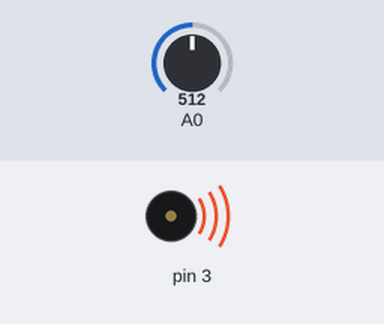
The sketch below on a simulated Arduino Uno, built with avr-gcc and run on an emulated ATmega328P. Shown: buzzer (waves = sounding). The test bench sets the inputs (shaded band); at power-on: A0 = 512.

Above: at 0.1 s.
Timing chart, 0 to 1.6 s (numbered marks = the images above):
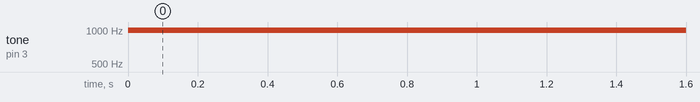

Measured:
- by itself, tone on pin 3: silent → 996 Hz at 0.00 s

The sketch:

photoSpeaker.ino
```cpp
void setup(){}

void loop(){

  int sensorReading = analogRead(A0);

  int thisPitch = map(sensorReading, 10, 800, 120, 1500);
  tone(3,thisPitch,10);
  delay(1);
}
```
